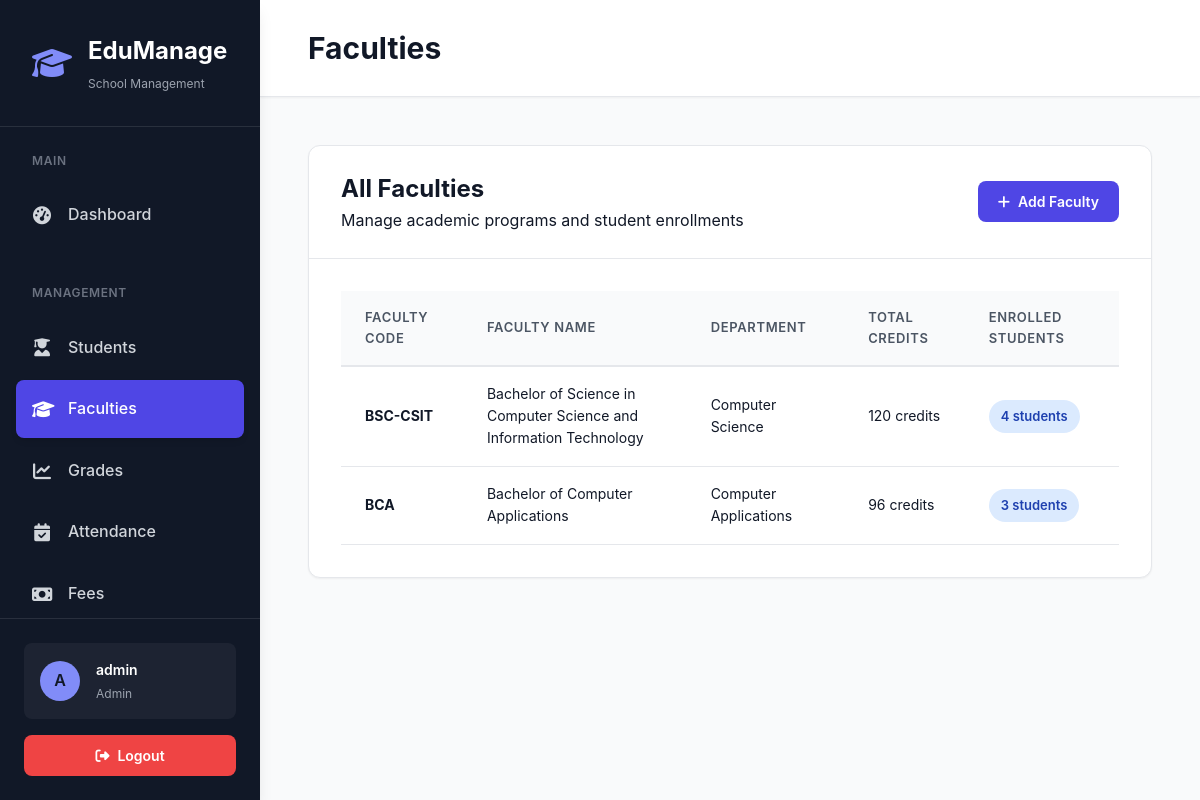
/subjects (signed in), run on the app's committed database.
### models.py (models this page shows, shortened)
class User(UserMixin, db.Model):
    __tablename__ = 'user'
    id = db.Column(db.Integer, primary_key=True)
    username = db.Column(db.String(150), unique=True, nullable=False, index=True)
    email = db.Column(db.String(150), unique=True, nullable=False, index=True)
    password_hash = db.Column(db.String(255), nullable=False)
    role = db.Column(db.String(50), default='admin')  # admin, teacher, staff
    first_name = db.Column(db.String(50))
    last_name = db.Column(db.String(50))
    phone = db.Column(db.String(20))
    profile_image = db.Column(db.String(255))
    created_at = db.Column(db.DateTime, default=datetime.utcnow)
    updated_at = db.Column(db.DateTime, default=datetime.utcnow, onupdate=datetime.utcnow)
    last_login = db.Column(db.DateTime)
    is_active = db.Column(db.Boolean, default=True)
    events_created = db.relationship('Event', backref='creator', lazy=True)

class Subject(db.Model):
    __tablename__ = 'subject'
    id = db.Column(db.Integer, primary_key=True)
    name = db.Column(db.String(100), nullable=False, index=True)
    code = db.Column(db.String(20), unique=True, nullable=False, index=True)
    description = db.Column(db.Text)
    credits = db.Column(db.Integer, default=1)
    department = db.Column(db.String(100))
    grade_levels = db.Column(db.String(100))  # Comma-separated grade levels
    max_students = db.Column(db.Integer, default=30)
    is_active = db.Column(db.Boolean, default=True)
    created_at = db.Column(db.DateTime, default=datetime.utcnow)
    updated_at = db.Column(db.DateTime, default=datetime.utcnow, onupdate=datetime.utcnow)
    grades = db.relationship('Grade', backref='subject', lazy='dynamic')
    enrollments = db.relationship('Enrollment', backref='subject', lazy='dynamic')
    teachers = db.relationship('SubjectTeacher', backref='subject', lazy='dynamic')
    assignments = db.relationship('AssignmentTemplate', backref='subject', lazy='dynamic')

### app.py (the view)
@app.route('/subjects')
@login_required
@teacher_or_admin_required
def subjects():
    subjects = Subject.query.filter_by(is_active=True).all()
    faculty_enrollments = []
    for subject in subjects:
        enrolled_count = db.session.query(Student.id).join(Grade).filter(
            Grade.subject_id == subject.id,
            Student.status == 'active'
        ).distinct().count()
        if subject.code == 'BSC-CSIT':
            enrolled_count = Student.query.filter(
                Student.status == 'active',
                Student.student_id.in_(['STU000001', 'STU000003', 'STU000005', 'STU000007', 'STU000009'])
            ).count()
        elif subject.code == 'BCA':
            enrolled_count = Student.query.filter(
                Student.status == 'active',
                Student.student_id.in_(['STU000002', 'STU000004', 'STU000006', 'STU000008', 'STU000010'])
            ).count()
        faculty_enrollments.append({
            'subject': subject,
            'enrolled_students': enrolled_count
        })
    return render_template('subjects/list.html', faculty_enrollments=faculty_enrollments)

### app.py (called while the page is built, shortened)
@login_manager.user_loader
def load_user(user_id):
    return User.query.get(int(user_id))

def teacher_or_admin_required(f):
    @wraps(f)
    def decorated_function(*args, **kwargs):
        if not current_user.is_authenticated or current_user.role not in ['admin', 'teacher']:
            flash('Teacher or Administrator access required.', 'error')
            return redirect(url_for('dashboard'))
        return f(*args, **kwargs)
    return decorated_function

### templates/subjects/list.html (shortened to what this page needs)
{% extends 'base.html' %}
{% block page_title %}Faculties{% endblock %}
{% block content %}
<div class="content animate-fade-in-up">
    <div class="card">
        <div class="card-header">
            <div>
                <h2 class="card-title">All Faculties</h2>
                <p class="text-secondary">Manage academic programs and student enrollments</p>
            </div>
            <div>
                {% if current_user.role == 'admin' %}
                <a href="{{ url_for('add_subject') }}" class="btn btn-primary">
                    <i class="fas fa-plus"></i> Add Faculty
                </a>
                {% endif %}
            </div>
        </div>
        <div class="card-body">
            {% if faculty_enrollments %}
            <table class="table">
                <thead>
                    <tr>
                        <th>Faculty Code</th>
                        <th>Faculty Name</th>
                        <th>Department</th>
                        <th>Total Credits</th>
                        <th>Enrolled Students</th>
                    </tr>
                </thead>
                <tbody>
                    {% for item in faculty_enrollments %}
                    <tr>
                        <td><strong>{{ item.subject.code }}</strong></td>
                        <td>{{ item.subject.name }}</td>
                        <td>{{ item.subject.department or 'N/A' }}</td>
                        <td>{{ item.subject.credits }} credits</td>
                        <td>
                            <span class="badge badge-info">{{ item.enrolled_students }} students</span>
                        </td>
                    </tr>
                    {% endfor %}
                </tbody>
            </table>
            {% endif %}
        </div>
    </div>
</div>
{% endblock %}

### templates/base.html (shortened to what this page needs)
<!DOCTYPE html>
<html lang="en">
<head>
    <link rel="stylesheet" href="https://cdnjs.cloudflare.com/ajax/libs/font-awesome/6.4.0/css/all.min.css">
    <link rel="stylesheet" href="{{ url_for('static', filename='style_modern.css') }}">
</head>
<body>
    {% if current_user.is_authenticated %}
    <div class="app-container">
        <aside class="sidebar" id="sidebar">
            <div class="sidebar-header">
                <a href="{{ url_for('dashboard') }}" class="sidebar-logo">
                    <i class="fas fa-graduation-cap"></i>
                    <div class="sidebar-logo-text">
                        <h1>EduManage</h1>
                        <p>School Management</p>
                    </div>
                </a>
            </div>
            <nav class="sidebar-nav">
                {% if current_user.role == 'student' %}
                <div class="nav-section">
                    <div class="nav-section-title">Student Portal</div>
                    <a href="{{ url_for('student_dashboard') }}" class="nav-link {{ 'active' if request.endpoint == 'student_dashboard' }}">
                        <i class="fas fa-tachometer-alt"></i>
                        <span>Dashboard</span>
                    </a>
                    <a href="{{ url_for('student_profile') }}" class="nav-link {{ 'active' if request.endpoint and 'student_profile' in request.endpoint }}">
                        <i class="fas fa-user"></i>
                        <span>My Profile</span>
                    </a>
                    <a href="{{ url_for('student_my_grades') }}" class="nav-link {{ 'active' if request.endpoint and 'student_my_grades' in request.endpoint }}">
                        <i class="fas fa-star"></i>
                        <span>My Grades</span>
                    </a>
                    <a href="{{ url_for('student_my_attendance') }}" class="nav-link {{ 'active' if request.endpoint and 'student_my_attendance' in request.endpoint }}">
                        <i class="fas fa-calendar-check"></i>
                        <span>My Attendance</span>
                    </a>
                    <a href="{{ url_for('student_my_fees') }}" class="nav-link {{ 'active' if request.endpoint and 'student_my_fees' in request.endpoint }}">
                        <i class="fas fa-money-bill-wave"></i>
                        <span>My Fees</span>
                    </a>
                </div>
                {% else %}
                <div class="nav-section">
                    <div class="nav-section-title">Main</div>
                    <a href="{{ url_for('dashboard') }}" class="nav-link {{ 'active' if request.endpoint == 'dashboard' }}">
                        <i class="fas fa-tachometer-alt"></i>
                        <span>Dashboard</span>
                    </a>
                </div>
                <div class="nav-section">
                    <div class="nav-section-title">Management</div>
                    <a href="{{ url_for('students') }}" class="nav-link {{ 'active' if request.endpoint and 'students' in request.endpoint and 'student_' not in request.endpoint }}">
                        <i class="fas fa-user-graduate"></i>
                        <span>Students</span>
                    </a>
                    <a href="{{ url_for('subjects') }}" class="nav-link {{ 'active' if request.endpoint and 'subject' in request.endpoint }}">
                        <i class="fas fa-graduation-cap"></i>
                        <span>Faculties</span>
                    </a>
                    <a href="{{ url_for('grades') }}" class="nav-link {{ 'active' if request.endpoint and 'grades' == request.endpoint }}">
                        <i class="fas fa-chart-line"></i>
                        <span>Grades</span>
                    </a>
                    <a href="{{ url_for('attendance') }}" class="nav-link {{ 'active' if request.endpoint and 'attendance' == request.endpoint }}">
                        <i class="fas fa-calendar-check"></i>
                        <span>Attendance</span>
                    </a>
                    <a href="{{ url_for('fees') }}" class="nav-link {{ 'active' if request.endpoint and 'fees' in request.endpoint }}">
                        <i class="fas fa-money-bill"></i>
                        <span>Fees</span>
                    </a>
                </div>
                {% endif %}
            </nav>
            <div class="sidebar-footer">
                <div class="user-info">
                    <div class="user-avatar">
                        {% if current_user.role == 'student' %}
                            {{ current_user.username[0].upper() }}{{ current_user.username[1].upper() if current_user.username|length > 1 else '' }}
                        {% else %}
                            {{ current_user.username[0].upper() }}
                        {% endif %}
                    </div>
                    <div class="user-details">
                        <h4>{{ current_user.username }}</h4>
                        <p>{{ current_user.role.title() }}</p>
                    </div>
                </div>
                <a href="{{ url_for('logout') }}" class="btn btn-danger btn-block">
                    <i class="fas fa-sign-out-alt"></i>
                    <span>Logout</span>
                </a>
            </div>
        </aside>
        <main class="main-content">
            <div class="content-header">
                <div class="content-header-inner">
                    <div>
                        <h1 class="page-title">{% block page_title %}Dashboard{% endblock %}</h1>
                    </div>
                </div>
            </div>
            <div class="content-body">
                {% block content %}{% endblock %}
            </div>
        </main>
    </div>
    {% endif %}
</body>
</html>

### data on the page
User: username "A", username "admin", role "Admin"
Subject: subject.code "BSC-CSIT", subject.name "Bachelor of Science in Computer Science and Information Technology", subject "Computer Science", subject.credits "120"
Subject: subject.code "BCA", subject.name "Bachelor of Computer Applications", subject "Computer Applications", subject.credits "96"

### other printed values
{{ item.enrolled_students }} "4" "3"
